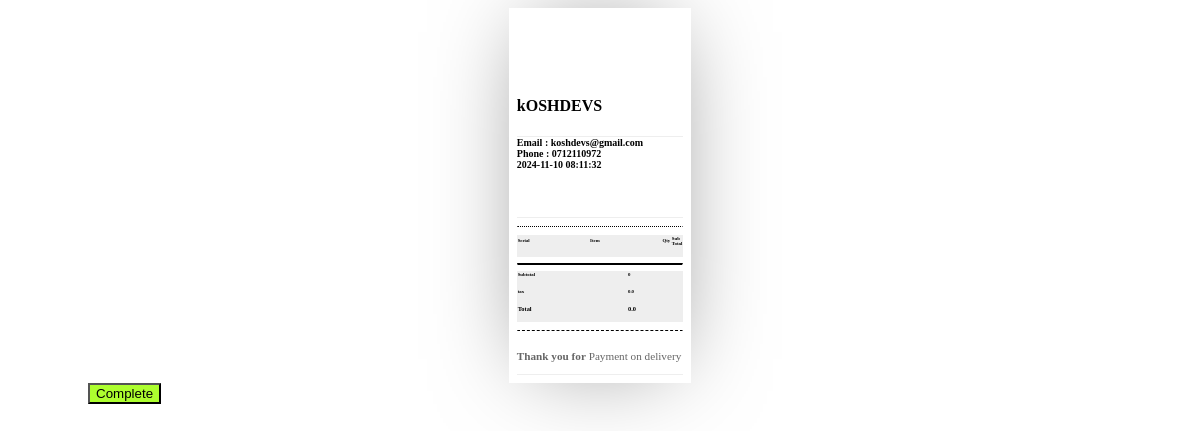
Before: /store/gen-instant-receipt/ with the older database file.
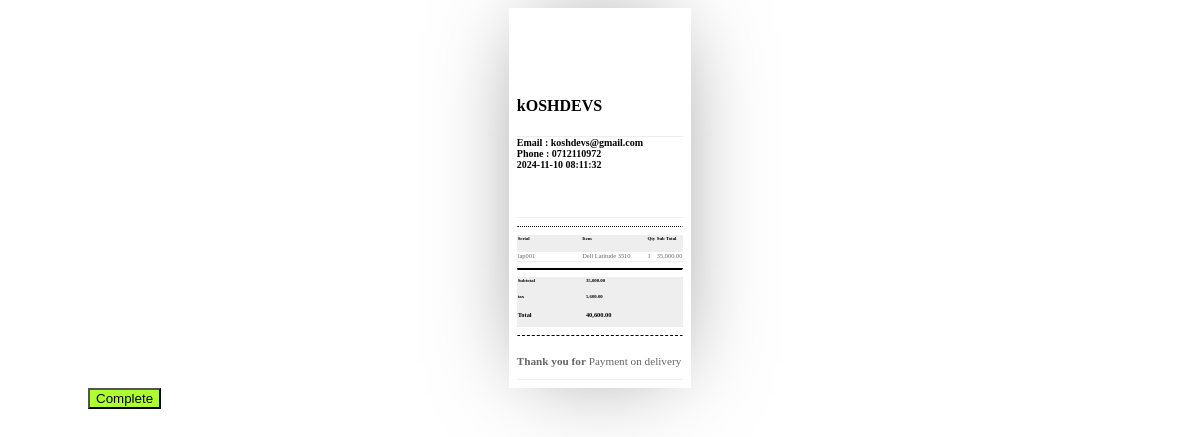
After: the same page with the newer database file.
### manager/models.py (models this page shows)
class OrgDetails(models.Model):
    name = models.CharField(max_length=100)
    email = models.EmailField()
    phone = models.CharField(max_length=15)
    payment = models.TextField()
    terms = models.TextField()
    logo = models.ImageField(default='',upload_to="org_pics")
    class Meta:
        verbose_name_plural = "Org Details"

class StoreSales(models.Model):
    product = models.ForeignKey(ProductBuild, on_delete=models.CASCADE)
    quantity = models.IntegerField()
    price = models.DecimalField(max_digits=10, decimal_places=2, )
    tax= models.DecimalField(max_digits=10,default=16.00, decimal_places=2)
    date = models.DateField(auto_now=True)
    created_by = models.ForeignKey(User, on_delete=models.CASCADE)
    status = models.CharField(max_length=200,choices=(('cart','cart'),('ínvoiced','invoiced'),('sold','sold'),('returned','returned'),('delivered','delivered'),('Sold & Delivered','Sold & Delivered')))
    class Meta:
        verbose_name_plural = "Store Sales"

### ecommerce/models.py (models this page shows, shortened)
class ProductBuild(models.Model):
    serial1 = models.CharField(max_length=100)
    serial2 = models.CharField(max_length=100,null=True,blank=True)
    category = models.ForeignKey(ProductCategory,on_delete=models.CASCADE)
    brand = models.ForeignKey(ProductBrand,on_delete=models.CASCADE)
    model = models.ForeignKey(ProductModel,on_delete=models.CASCADE)
    origin = models.ForeignKey(ProductOrigin,on_delete=models.CASCADE)
    features = models.ManyToManyField(ProductFeatures)
    images = models.ManyToManyField(ProductImages)
    cost = models.DecimalField(max_digits=10, decimal_places=2)
    price = models.DecimalField(max_digits=10, decimal_places=2)
    was = models.DecimalField(max_digits=10, decimal_places=2,null=True,blank=True)
    tax= models.DecimalField(max_digits=10,default=16.00, decimal_places=2)
    status = models.CharField(max_length=200,choices=(('in-stock','in-stock'),('out-stock','out-stock'),('low','low')))
    stage = models.CharField(max_length=100,default='in-stock',choices=(('in-stock','in-stock'),('sold','sold'),('returned','returned')))
    overview = models.TextField()
    created_on = models.DateTimeField(auto_now_add=True)
    updated_on = models.DateTimeField(auto_now=True)
    created_by = models.ForeignKey(User, blank=True, null=True, on_delete=models.SET_NULL)
    class Meta:
        verbose_name_plural = "Create Product"

class ProductModel(models.Model):
    name = models.CharField(max_length=100)
    SKU = models.CharField(max_length=100)
    class Meta:
        verbose_name_plural = 'Product Models'

### manager/views.py (the view)
# urls.py: path('gen-instant-receipt/', gen_instant_receipt, name="manager-gen-instant-receipt"),
def gen_instant_receipt(request):
    contxt = get_sales_by_status('cart')
    return render(request, 'manager/store-receipt.html',contxt)

### ecommerce/context_processors.py (called while the page is built)
def cart(request):
    return {
        'cart':ShopCart(request)
    }

### manager/sales_ops.py (called while the page is built)
def get_sales_by_status(status):
    sales = StoreSales.objects.filter(status=status)
    subtotal = round(sum([i.price for i in sales]),2)
    tax = round((subtotal*sales[0].tax)/100 if len(sales) > 0 else 0.00,2)
    total = tax  + subtotal
    total = round(total,2)
    if len(OrgDetails.objects.all()):
        org_details = OrgDetails.objects.all()[0]
    date = datetime.datetime.now().strftime("%Y-%m-%d %H:%M:%S")
    contxt = {"sales":sales, "total":total,"tax":tax,"subtotal":subtotal,"org_details":org_details,"date":date}
    return contxt

### manager/templates/manager/store-receipt.html (shortened to what this page needs)
<div id="invoice-POS">
    <div id="top">
      <div class="logo"></div>
      <div class="info">
        <h4>{{org_details.name}}</h4>
      </div>
    </div>
    <div id="mid">
      <div class="info">
        <strong style="font-size:10px;">
            Email : {{org_details.email}}</br>
            Phone   : {{org_details.phone}}</br>
        </strong>
        <strong style="font-size:10px;">{{date}}</strong>
      </div>
    </div>
    <hr class="dotted">
    <div id="bot">
					<div id="table" style="zoom:80%">
						<table>
							<tr class="tabletitle">
                                <td class="item"><h6>Serial</h6></td>
								<td class="item"><h6>Item</h6></td>
								<td class="Hours"><h6>Qty</h6></td>
								<td class="Rate"><h6>Sub Total</h6></td>
							</tr>
                           {% for sale in sales %}
							<tr class="service">
                                <td class="tableitem"><p class="itemtext">{{sale.product.serial1}}</p></td>
								<td class="tableitem"><p class="itemtext">{{sale.product.model.name}}</p></td>
								<td class="tableitem"><p class="itemtext">{{sale.quantity}}</p></td>
								<td class="tableitem"><p class="itemtext">{{sale.price}}</p></td>
							</tr>
                            {% endfor %}
						</table>
                        <hr class="double">
                        <table>
                        <tr class="tabletitle">
                            <td class="Rate"><h6>Subtotal</h6></td>
                            <td class="payment"><h6>{{subtotal}}</h6></td>
                        </tr>
                        <tr class="tabletitle">
                            <td class="Rate"><h6>tax</h6></td>
                            <td class="payment"><h6>{{tax}}</h6></td>
                        </tr>
                        <tr class="tabletitle">
                            <td class="Rate"><h4>Total</h4></td>
                            <td class="payment"><h4>{{total}}</h4></td>
                        </tr>
                    </table>
					</div>
          <hr class="dashed">
					<div id="legalcopy">
						<p class="legal"><strong>Thank you for</strong> {{org_details.terms}}
						</p>
					</div>
				</div>
  </div>
  <button onclick="completeSale()" style="margin-left:80px; background-color:greenyellow;"> Complete </button>

### manager/templates/manager/store-receipt.html (style rules this page uses)
hr.dashed { border-top: 1px dashed; border-bottom: none; }
hr.dotted { border-top: 1px dotted; border-bottom: none; }
hr.double { border-top: 3px double; border-bottom: none; }

Changed rows visible on the page:
added StoreSales: product.serial1 "lap001", product.model.name "Dell Latitude 3510", quantity "1", price "35,000.00"
Other visible differences:
{{ total }}: "0.0" → "40,600.00"
